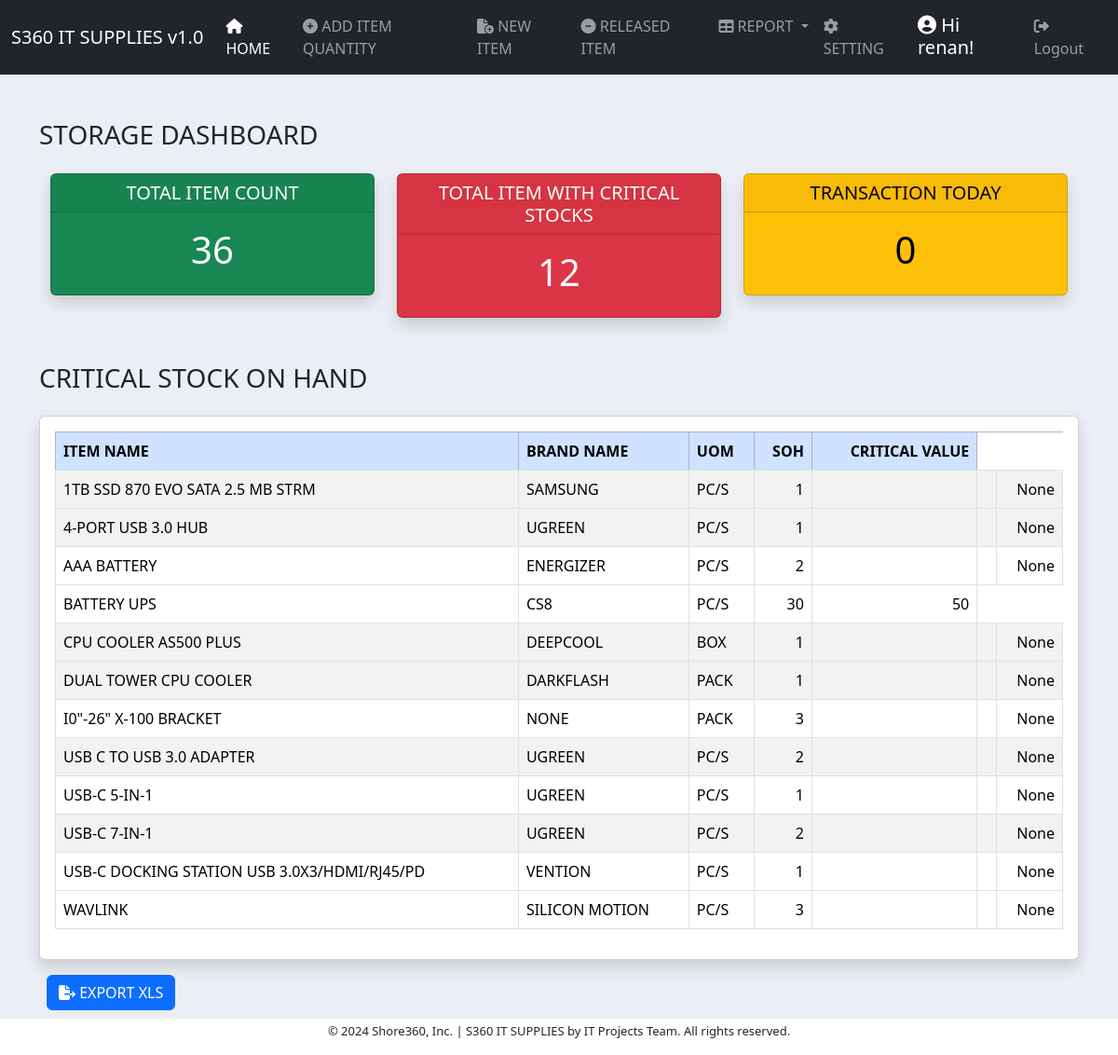
The page /dashboard/ (signed in) on the database its author committed.
### inventory/models.py (models this page shows, shortened)
class ItemBase(models.Model):
    item_name = models.CharField(max_length=200, null=True)
    brand_name = models.CharField(max_length=200, null=True)
    soh = models.IntegerField(null=True)
    item_code = models.CharField(max_length=200, null=True, blank=True)
    date_added = models.DateTimeField(auto_now_add=True)
    remarks = models.CharField(max_length=50, null=True)
    uom = models.ForeignKey(UOM, on_delete=models.CASCADE, null=True)
    critical_value = models.IntegerField(null=True, blank=True)
    class Meta:
        ordering = ["item_name"]

class UOM(models.Model):
    uom = models.CharField(max_length=30)
    def __str__(self):
        return self.uom
    class Meta:
        ordering = ["uom"]

### dashboard/views.py (the view)
# urls.py: path('', views.dashboard_view, name='dashboard'),
@login_required
def dashboard_view(request):
    itembase = ItemBase.objects.all()
    item = Item.objects.all()
    item_count = itembase.count()
    critical_count = 0
    critical_list = []
    for critical in itembase:
        if critical.critical_value != 0:
            if critical.critical_value is not None:
                if critical.soh <= critical.critical_value:
                    critical_count += 1
                    critical_list.append(critical.id)
                    print(f"critical database = {critical.soh}")
                    print(f"critical assign = {critical.critical_value}")
            else:
                if critical.soh <= none_value:
                    critical_count += 1
                    critical_list.append(critical.id)
    print(critical_count)
    transaction_count = 0
    for transaction_date in item:
        if transaction_date.date_added.date() == datetime.datetime.now().date():
            transaction_count += 1
    context = {
        'item_count': item_count,
        'critical_count': critical_count,
        'none_value': none_value,
        'itembase': itembase,
        'transaction_count': transaction_count
    }
    return render(request, 'dashboard/dashboard_template.html', context)

### dashboard/templates/dashboard/dashboard_template.html (shortened to what this page needs)
{% extends 'base.html'  %}
{% block content %}
<div class="dasboard-title mt-5 pb-3">
    <h3>STORAGE DASHBOARD  </h3>
</div>
<div class="container text-center">
    <div class="row">
      <div class="col-4">
        <div class="card text-bg-success mb-3 shadow fade show">
            <h5 class="card-header">TOTAL ITEM COUNT</h5>
            <div class="card-body">
              <h1 class="card-title">{{ item_count }}</h1>
            </div>
          </div>
      </div>
      <div class="col-4">
        <div class="card text-bg-danger shadow fade show">
            <h5 class="card-header ">TOTAL ITEM WITH CRITICAL STOCKS</h5>
            <div class="card-body">
                <h1 class="card-title">{{ critical_count }}</h1>
            </div>
          </div>
      </div>
      <div class="col-4">
        <div class="card text-bg-warning mb-3 shadow fade show ">
            <h5 class="card-header">TRANSACTION TODAY</h5>
            <div class="card-body">
                <h1 class="card-title">{{ transaction_count }}</h1>
            </div>
          </div>
      </div>
    </div>
</div>
<div class="dasboard-title mt-5 pb-3">
    <h3>CRITICAL STOCK ON HAND </h3>
</div>
<div class="row">
    <div class="col-12">
          <div class="card card-body shadow fade show">
            <table class="table table-bordered table-hover table-striped">
                  <thead class="table-primary">
                    <tr>
                      <th scope="col">ITEM NAME</th>
                      <th scope="col">BRAND NAME</th>
                      <th scope="col">UOM</th>
                      <th scope="col" class="text-right">SOH</th>
                      <th scope="col" class="text-right">CRITICAL VALUE</th>
                    </tr>
                  </thead>
                  <tbody>
                    {% for item in itembase %}
                    <tr>
                      {% if item.critical_value != 0 %}
                        {% if item.critical_value > 0 %}
                          {% if item.soh <= item.critical_value %}
                            <td>{{ item.item_name }}</td>
                            <td>{{ item.brand_name }}</td>
                            <td>{{ item.uom }}</td>
                            <td class="item_soh text-right">{{ item.soh }}</td>
                            <td class="text-right">{{ item.critical_value }}</td>
                          {% endif %}
                        {% else %}
                          {% if item.soh <= none_value %}
                            <td>{{ item.item_name }}</td>
                            <td>{{ item.brand_name }}</td>
                            <td>{{ item.uom }}</td>
                            <td class="item_soh text-right">{{ item.soh }}</td>
                            <td class="text-right">{{ item.price }}</td>
                            <td class="text-right">{{ item.total_price }}</td>
                            <td class="text-right">{{ item.critical_value }}</td>
                          {% endif %}
                        {% endif %}
                      {% endif %}
                    </tr>
                    {% endfor %}
                  </tbody>
                </table>
          </div>
    </div>
</div>
<div class="pb-5">
  <a href="{% url 'critical_stock_excel_export' %}"><button class="btn btn-primary mt-3 ms-2"><i class="fa-solid fa-file-export"></i> EXPORT XLS</button></a>
</div>
{% endblock content %}

### templates/base.html (shortened to what this page needs)
<!doctype html>
{% load static %}
<html lang="en">
  <head>
    <link href="https://cdn.jsdelivr.net/npm/bootstrap@5.3.3/dist/css/bootstrap.min.css" rel="stylesheet">
    <link href="{% static 'style.css' %}" rel="stylesheet">
    <link href="https://cdn.jsdelivr.net/npm/select2@4.1.0-rc.0/dist/css/select2.min.css" rel="stylesheet" />
  </head>
  <body>
    {% include 'navbar.html' %}
    <div class="container">
        {% block content %}
        {% endblock content %}
    </div>
    <link rel="stylesheet" href="https://cdnjs.cloudflare.com/ajax/libs/font-awesome/6.5.2/css/all.min.css" />
    <footer class="pt-1">
      <div id="myfooter">
      <p>© 2024 Shore360, Inc. | S360 IT SUPPLIES by IT Projects Team. All rights reserved. </p>
      </div>
    </footer>
  </body>
</html>

### templates/navbar.html (shortened to what this page needs)
<nav class="navbar navbar-expand-lg navbar-dark bg-dark">
    <div class="container-fluid">
      <a class="navbar-brand" href="">S360 IT SUPPLIES v1.0</a>
      {% if request.user.is_staff and request.user.is_superuser %}
      <div class="collapse navbar-collapse" id="navbarSupportedContent">
        <ul class="navbar-nav me-auto mb-2 mb-lg-0">
          <li class="nav-item">
            <a class="nav-link" aria-current="page" href="{% url 'dashboard' %}"><i class="fa-solid fa-house"></i> HOME</a>
          </li>
          <li class="nav-item">
            <a class="nav-link" href="{% url 'add_item' %}" ><i class="fa-solid fa-circle-plus"></i> ADD ITEM QUANTITY</a>
          </li>
          <li class="nav-item">
            <a class="nav-link" href="{% url 'new_item' %}" ><i class="fa-solid fa-file-circle-plus"></i> NEW ITEM</a>
          </li>
          <li class="nav-item">
            <a class="nav-link" href="{% url 'get_item' %}" ><i class="fa-solid fa-circle-minus"></i> RELEASED ITEM</a>
          </li>
          <li class="nav-item dropdown">
            <a class="nav-link dropdown-toggle" href="#" role="button" data-bs-toggle="dropdown" aria-expanded="false">
              <i class="fa-solid fa-table"></i>  REPORT
            </a>
          </li>
          <li class="nav-item">
            <a class="nav-link" href="/admin" ><i class="fa-solid fa-gear"></i> SETTING</a>
          </li>
        </ul>
        {% endif %}
        <ul class="navbar-nav ml-auto">
        {% if user.is_authenticated %}
        <h5 id="hi-name"><i class="fa-solid fa-circle-user"></i> Hi {{ user.username }}!</h5>
          <li class="nav-item">
            <a class="nav-link" href="{% url 'user-logout' %}" ><i class="fa-solid fa-right-from-bracket"></i> Logout</a>
          </li>
        {% endif %}
      </div>
    </div>
  </nav>

### static/style.css (style rules this page uses)
#hi-name { color: white; padding-top: 7px; padding-left: 12px; padding-right: 10px; }
body { background-color: #ebeff5; }
.text-right { text-align: right }
.text-center { text-align: center }
* footer { background-color: #FFF; font-size: small; position: fixed; bottom: 0px; width: 400px; text-align: center; width: 100%; }

### rows shown on the page
ItemBase: item_name "1TB SSD 870 EVO SATA 2.5 MB STRM", brand_name "SAMSUNG", uom "PC/S", soh "1", critical_value "None"
ItemBase: item_name "4-PORT USB 3.0 HUB", brand_name "UGREEN", uom "PC/S", soh "1", critical_value "None"
ItemBase: item_name "AAA BATTERY", brand_name "ENERGIZER", uom "PC/S", soh "2", critical_value "None"
ItemBase: item_name "BATTERY UPS", brand_name "CS8", uom "PC/S", soh "30", critical_value "50"
ItemBase: item_name "CPU COOLER AS500 PLUS", brand_name "DEEPCOOL", uom "BOX", soh "1", critical_value "None"
ItemBase: item_name "DUAL TOWER CPU COOLER", brand_name "DARKFLASH", uom "PACK", soh "1", critical_value "None"
ItemBase: item_name "I0\"-26\" X-100 BRACKET", brand_name "NONE", uom "PACK", soh "3", critical_value "None"
ItemBase: item_name "USB C TO USB 3.0 ADAPTER", brand_name "UGREEN", uom "PC/S", soh "2", critical_value "None"
ItemBase: item_name "USB-C 5-IN-1", brand_name "UGREEN", uom "PC/S", soh "1", critical_value "None"
ItemBase: item_name "USB-C 7-IN-1", brand_name "UGREEN", uom "PC/S", soh "2", critical_value "None"
ItemBase: item_name "USB-C DOCKING STATION USB 3.0X3/HDMI/RJ45/PD", brand_name "VENTION", uom "PC/S", soh "1", critical_value "None"
ItemBase: item_name "WAVLINK", brand_name "SILICON MOTION", uom "PC/S", soh "3", critical_value "None"

### other values the page prints
{{ user.username }} "renan"
{{ item_count }} "36"
{{ critical_count }} "12"
{{ transaction_count }} "0"
